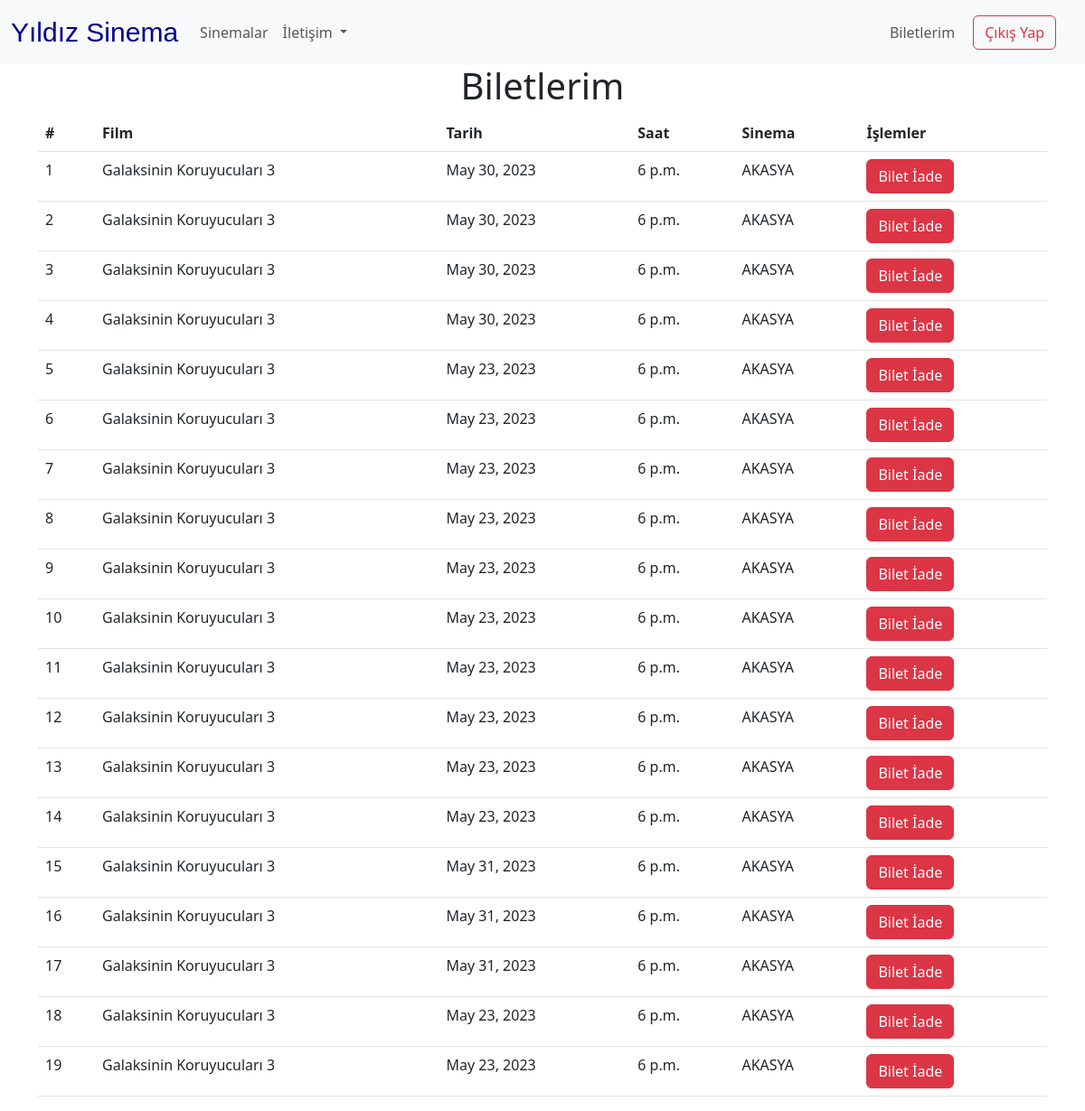
The app's page /biletlerim/ (signed in) with its own data.
### movie_app/models.py (models this page shows, shortened)
class Bilet(models.Model):
    TAM = 'Tam'
    OGRENCI = 'Öğrenci'
    BILET_TURLERI = [
        (TAM, 'Tam Bilet'),
        (OGRENCI, 'Öğrenci Bilet'),
    ]
    bilet_turu = models.CharField(max_length=10, choices=BILET_TURLERI, default=TAM)
    tam_bilet_fiyati = models.DecimalField(max_digits=5, decimal_places=2, default=0)
    ogrenci_bilet_fiyati = models.DecimalField(max_digits=5, decimal_places=2, default=0)
    seans = models.ForeignKey(SeansEkle, on_delete=models.CASCADE, related_name='biletler')
    zaman = models.DateTimeField(default=timezone.now)
    koltuk_numarasi = models.CharField(max_length=10, default='default_value')
    ad_soyad = models.CharField(max_length=100)
    email = models.EmailField()
    odeme_yapildi = models.BooleanField(default=False)
    iade_edildi = models.BooleanField(default=False)
    iade_tutari = models.DecimalField(max_digits=5, decimal_places=2, default=0)

class SeansEkle(models.Model):
    seans_id = models.PositiveIntegerField(primary_key=True)
    tarih = models.DateField()
    saat = models.TimeField()
    altyazi = models.BooleanField(default=False)
    dublaj = models.BooleanField(default=False)
    salon = models.ForeignKey(SalonEkle, on_delete=models.CASCADE, related_name='seanslar')
    film = models.ForeignKey(FilmEkle, on_delete=models.CASCADE, related_name='seanslar')
    class Meta:
        ordering = ['tarih']

class FilmEkle(models.Model):
    title = models.CharField(max_length=100)
    summary = models.TextField(max_length=1000)
    vision_date = models.CharField(max_length=100)
    director = models.CharField(max_length=100)
    actors = models.TextField(max_length=500)
    formats = models.TextField(max_length=500)#tekrar bak
    date = models.DateTimeField(blank=True)
    image = models.URLField( max_length=500)
    trailer = models.URLField( max_length=300)
    genres = models.ManyToManyField(Genre, related_name='filmler')
    imdb_score = models.FloatField()
    class Meta:
        ordering = ['title']

class SalonEkle(models.Model):
    capacity= models.IntegerField()
    salon_id = models.CharField(max_length=100)
    sinema = models.ForeignKey(SinemaEkle, on_delete=models.CASCADE, related_name='salonlar')
    class Meta:
        ordering = ['salon_id']

class SinemaEkle(models.Model):
    id = models.PositiveIntegerField(primary_key=True)
    title = models.CharField(max_length=100)
    address = models.CharField(max_length=300)
    gold_class = models.BooleanField(default=True)
    filmler = models.ManyToManyField(FilmEkle, related_name='sinemalar')
    class Meta:
        ordering = ['title']

### movie_app/views.py (the view)
# urls.py: path('biletlerim/', views.biletlerim, name='biletlerim'),
@login_required
def biletlerim(request):
    if request.user.is_authenticated:
        email = request.user.email
        biletler = Bilet.objects.filter(email=email)
        context = {
            'biletler': biletler
        }
        return render(request, 'movie_app/biletlerim.html', context)
    else:
        return redirect('account/login')

### templates/movie_app/biletlerim.html (shortened to what this page needs)
{% extends 'movie_app/base.html' %}
{% block content %}
<div class="container">
    <h1 class="text-center">Biletlerim</h1>
    <table class="table">
        <thead>
            <tr>
                <th>#</th>
                <th>Film</th>
                <th>Tarih</th>
                <th>Saat</th>
                <th>Sinema</th>
                <th>İşlemler</th>
            </tr>
        </thead>
        <tbody>
            {% for bilet in biletler %}
            <tr>
                <td>{{ forloop.counter }}</td>
                <td>{{ bilet.seans.film.title }}</td>
                <td>{{ bilet.seans.tarih }}</td>
                <td>{{ bilet.seans.saat }}</td>
                <td>{{ bilet.seans.salon.sinema.title }}</td>
                <td>
                    <button type="button" class="btn btn-danger" data-bs-toggle="modal" data-bs-target="#exampleModal{{ bilet.id }}">Bilet İade</button>
                </td>
            </tr>
            {% endfor %}
        </tbody>
    </table>
</div>
{% endblock content %}

### templates/movie_app/base.html (shortened to what this page needs)
<!DOCTYPE html>
<html lang="en">
<head>
    <link href="https://cdn.jsdelivr.net/npm/bootstrap@5.3.0-alpha3/dist/css/bootstrap.min.css" rel="stylesheet">
</head>
<body>
  <nav class="navbar navbar-expand-lg bg-body-tertiary">
    <div class="container-fluid">
      <a class="navbar-brand" href="{% url 'index' %}" style="font-family: arial black, sans-serif; font-size: 30px; color: darkblue;">
        Yıldız Sinema</a>
      <div class="collapse navbar-collapse" id="navbarSupportedContent">
        <ul class="navbar-nav me-auto mb-2 mb-lg-0">
          <li class="nav-item">
            <a class="nav-link" href="{% url 'sinemalar'%}">Sinemalar</a>
          </li>
          <li class="nav-item dropdown">
            <a class="nav-link dropdown-toggle" href="#" role="button" data-bs-toggle="dropdown" aria-expanded="false">
              İletişim
            </a>
          </li>
        </ul>
        <ul class="navbar-nav ms-auto mb-2 mb-lg-0">
          <li class="nav-item">
            <a class="nav-link" href="{% url 'biletlerim' %}">Biletlerim</a>
          </li>
        </ul>
        {% if user.is_authenticated %}
        <nav class="navbar bg-body-tertiary">
          <form class="container-fluid justify-content-start" action="{% url 'user_logout' %}" method="post">
            <button class="btn btn-outline-danger me-2" type="submit">Çıkış Yap</button>
          </form>
        </nav>
        {% endif %}
      </div>
    </div>
  </nav>
  {% block content %}
  {% endblock content %}
</body>
</html>

### records on screen
Bilet: seans.film "Galaksinin Koruyucuları 3", seans.tarih "May 30, 2023", seans.saat "6 p.m.", seans.salon.sinema "AKASYA"
Bilet: seans.film "Galaksinin Koruyucuları 3", seans.tarih "May 30, 2023", seans.saat "6 p.m.", seans.salon.sinema "AKASYA"
Bilet: seans.film "Galaksinin Koruyucuları 3", seans.tarih "May 30, 2023", seans.saat "6 p.m.", seans.salon.sinema "AKASYA"
Bilet: seans.film "Galaksinin Koruyucuları 3", seans.tarih "May 30, 2023", seans.saat "6 p.m.", seans.salon.sinema "AKASYA"
Bilet: seans.film "Galaksinin Koruyucuları 3", seans.tarih "May 23, 2023", seans.saat "6 p.m.", seans.salon.sinema "AKASYA"
Bilet: seans.film "Galaksinin Koruyucuları 3", seans.tarih "May 23, 2023", seans.saat "6 p.m.", seans.salon.sinema "AKASYA"
Bilet: seans.film "Galaksinin Koruyucuları 3", seans.tarih "May 23, 2023", seans.saat "6 p.m.", seans.salon.sinema "AKASYA"
Bilet: seans.film "Galaksinin Koruyucuları 3", seans.tarih "May 23, 2023", seans.saat "6 p.m.", seans.salon.sinema "AKASYA"
Bilet: seans.film "Galaksinin Koruyucuları 3", seans.tarih "May 23, 2023", seans.saat "6 p.m.", seans.salon.sinema "AKASYA"
Bilet: seans.film "Galaksinin Koruyucuları 3", seans.tarih "May 23, 2023", seans.saat "6 p.m.", seans.salon.sinema "AKASYA"
Bilet: seans.film "Galaksinin Koruyucuları 3", seans.tarih "May 23, 2023", seans.saat "6 p.m.", seans.salon.sinema "AKASYA"
Bilet: seans.film "Galaksinin Koruyucuları 3", seans.tarih "May 23, 2023", seans.saat "6 p.m.", seans.salon.sinema "AKASYA"
Bilet: seans.film "Galaksinin Koruyucuları 3", seans.tarih "May 23, 2023", seans.saat "6 p.m.", seans.salon.sinema "AKASYA"
Bilet: seans.film "Galaksinin Koruyucuları 3", seans.tarih "May 23, 2023", seans.saat "6 p.m.", seans.salon.sinema "AKASYA"
Bilet: seans.film "Galaksinin Koruyucuları 3", seans.tarih "May 31, 2023", seans.saat "6 p.m.", seans.salon.sinema "AKASYA"
Bilet: seans.film "Galaksinin Koruyucuları 3", seans.tarih "May 31, 2023", seans.saat "6 p.m.", seans.salon.sinema "AKASYA"
Bilet: seans.film "Galaksinin Koruyucuları 3", seans.tarih "May 31, 2023", seans.saat "6 p.m.", seans.salon.sinema "AKASYA"
Bilet: seans.film "Galaksinin Koruyucuları 3", seans.tarih "May 23, 2023", seans.saat "6 p.m.", seans.salon.sinema "AKASYA"
Bilet: seans.film "Galaksinin Koruyucuları 3", seans.tarih "May 23, 2023", seans.saat "6 p.m.", seans.salon.sinema "AKASYA"
